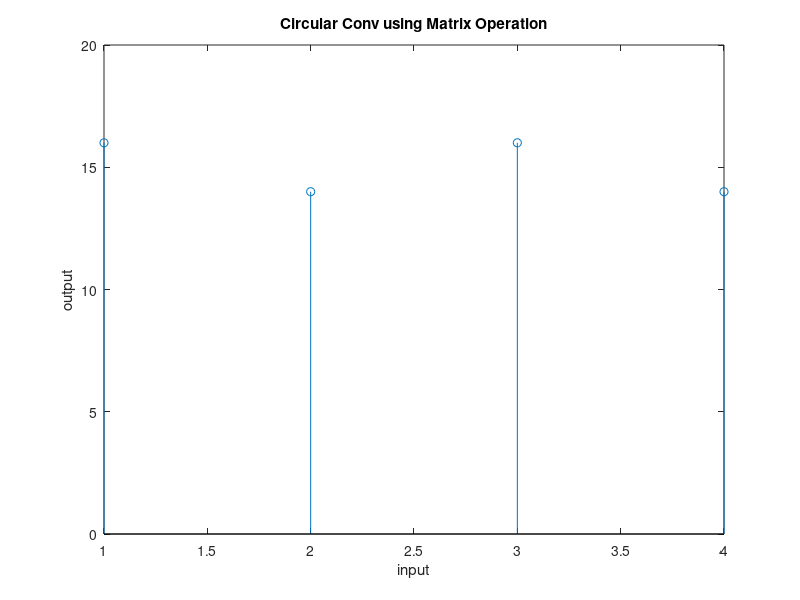

Here is the MATLAB script that generated this plot:
% @Author:Balasubramanyam Evani
% EC1634 DSP LAB
% Circular Convolution Example

x1 = [1;2;3;4];
x2 = [1,2,1,2];
M = zeros(4,4);

first = 2; % starting point of loop
last = 4;  % represents the number of elts
count = 0;
for j = count : last/2 
    temp = x2(first);
    x2(first) = x2(last);
    x2(last) = temp;
    first = first + 1;
    last = last - 1;
end
for j = 1 : 4
    if j ~= 1
        x2 = circshift(x2 , [0,-1]);
    end
    for i = 1:4
        M(j,i) = x2(i);
    end
end
Y = M * x1;
stem(Y),xlabel('input'),ylabel('output'),title('Circular Conv using Matrix Operation');